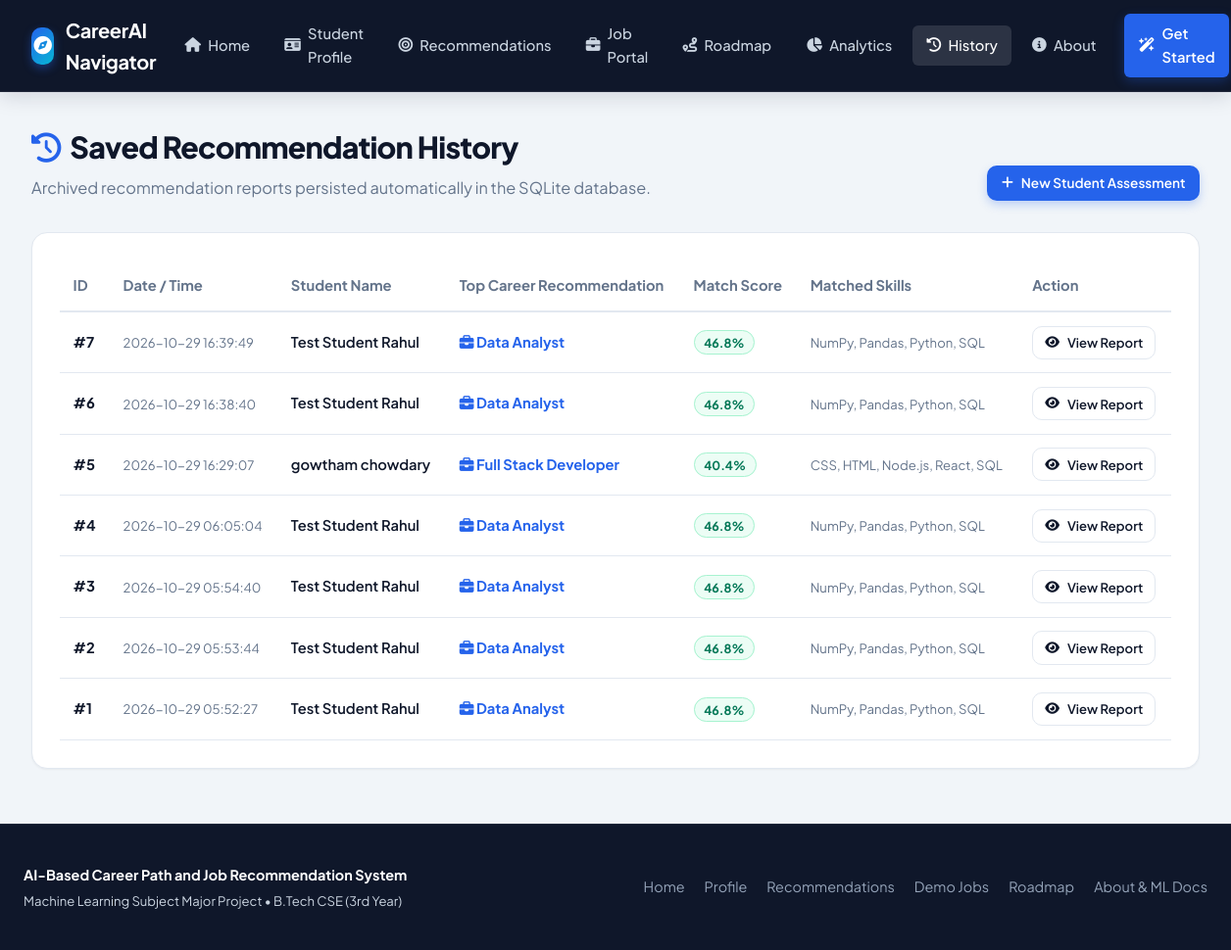
The app's page /history with its own data.
### tables this page shows
CREATE TABLE recommendation_history (
        id INTEGER PRIMARY KEY AUTOINCREMENT,
        student_id INTEGER,
        student_name TEXT,
        top_career TEXT NOT NULL,
        match_score REAL NOT NULL,
        matched_skills TEXT,
        missing_skills TEXT,
        all_recommendations_json TEXT,
        created_at TIMESTAMP DEFAULT CURRENT_TIMESTAMP,
        FOREIGN KEY (student_id) REFERENCES students (id)
    );

### app.py (the view)
@app.route("/history")
def history():
    records = get_recommendation_history()
    return render_template("history.html", history_records=records)

### ml_engine/database.py (called while the page is built)
def get_db_connection():
    os.makedirs(DB_DIR, exist_ok=True)
    conn = sqlite3.connect(DB_PATH)
    conn.row_factory = sqlite3.Row
    return conn

def get_recommendation_history(limit=25):
    conn = get_db_connection()
    cursor = conn.cursor()
    cursor.execute("""
        SELECT id, student_id, student_name, top_career, match_score, matched_skills, missing_skills, created_at
        FROM recommendation_history
        ORDER BY id DESC
        LIMIT ?
    """, (limit,))
    rows = cursor.fetchall()
    conn.close()
    return [dict(r) for r in rows]

### templates/history.html (shortened to what this page needs)
{% extends "base.html" %}
{% block content %}
<div class="page-header">
  <div>
    <h1 class="page-title">
      <i class="fa-solid fa-clock-rotate-left" style="color: var(--primary-blue);"></i> Saved Recommendation History
    </h1>
    <p class="page-subtitle">Archived recommendation reports persisted automatically in the SQLite database.</p>
  </div>
  <div>
    <a href="{{ url_for('profile') }}" class="btn btn-primary btn-sm">
      <i class="fa-solid fa-plus"></i> New Student Assessment
    </a>
  </div>
</div>
{% if history_records %}
  <div class="card">
    <div style="overflow-x: auto;">
      <table style="width: 100%; border-collapse: collapse; font-size: 0.92rem; text-align: left;">
        <thead>
          <tr style="border-bottom: 2px solid var(--border-color); color: var(--text-muted);">
            <th style="padding: 0.85rem;">ID</th>
            <th style="padding: 0.85rem;">Date / Time</th>
            <th style="padding: 0.85rem;">Student Name</th>
            <th style="padding: 0.85rem;">Top Career Recommendation</th>
            <th style="padding: 0.85rem;">Match Score</th>
            <th style="padding: 0.85rem;">Matched Skills</th>
            <th style="padding: 0.85rem;">Action</th>
          </tr>
        </thead>
        <tbody>
          {% for h in history_records %}
            <tr style="border-bottom: 1px solid var(--border-color);">
              <td style="padding: 0.85rem; font-weight: 700;">#{{ h.id }}</td>
              <td style="padding: 0.85rem; color: var(--text-muted); font-size: 0.82rem;">{{ h.created_at }}</td>
              <td style="padding: 0.85rem; font-weight: 600; color: var(--primary-navy);">{{ h.student_name }}</td>
              <td style="padding: 0.85rem; font-weight: 700; color: var(--primary-blue);">
                <i class="fa-solid fa-briefcase"></i> {{ h.top_career }}
              </td>
              <td style="padding: 0.85rem;">
                <span class="pill pill-matched" style="font-weight: 700;">{{ h.match_score }}%</span>
              </td>
              <td style="padding: 0.85rem; font-size: 0.82rem; color: var(--text-muted); max-width: 250px; overflow: hidden; text-overflow: ellipsis; white-space: nowrap;">
                {{ h.matched_skills }}
              </td>
              <td style="padding: 0.85rem;">
                <a href="{{ url_for('view_history_item', record_id=h.id) }}" class="btn btn-secondary btn-sm" style="padding: 0.35rem 0.75rem; font-size: 0.82rem;">
                  <i class="fa-solid fa-eye"></i> View Report
                </a>
              </td>
            </tr>
          {% endfor %}
        </tbody>
      </table>
    </div>
  </div>
{% endif %}
{% endblock %}

### templates/base.html (shortened to what this page needs)
<!DOCTYPE html>
<html lang="en">
<head>
  <link rel="stylesheet" href="https://cdnjs.cloudflare.com/ajax/libs/font-awesome/6.5.1/css/all.min.css">
  <link rel="stylesheet" href="{{ url_for('static', filename='css/style.css') }}">
</head>
<body>
  <header class="site-header">
    <div class="header-container">
      <a href="{{ url_for('index') }}" class="brand-logo">
        <div class="brand-icon">
          <i class="fa-solid fa-compass"></i>
        </div>
        <span>CareerAI Navigator</span>
      </a>
      <nav>
        <ul class="nav-menu" id="navMenu">
          <li>
            <a href="{{ url_for('index') }}" class="nav-link {% if request.endpoint == 'index' %}active{% endif %}">
              <i class="fa-solid fa-house"></i> Home
            </a>
          </li>
          <li>
            <a href="{{ url_for('profile') }}" class="nav-link {% if request.endpoint == 'profile' %}active{% endif %}">
              <i class="fa-solid fa-id-card"></i> Student Profile
            </a>
          </li>
          <li>
            <a href="{{ url_for('recommendations') }}" class="nav-link {% if request.endpoint == 'recommendations' %}active{% endif %}">
              <i class="fa-solid fa-bullseye"></i> Recommendations
            </a>
          </li>
          <li>
            <a href="{{ url_for('jobs') }}" class="nav-link {% if request.endpoint == 'jobs' %}active{% endif %}">
              <i class="fa-solid fa-briefcase"></i> Job Portal
            </a>
          </li>
          <li>
            <a href="{{ url_for('roadmap') }}" class="nav-link {% if request.endpoint == 'roadmap' %}active{% endif %}">
              <i class="fa-solid fa-route"></i> Roadmap
            </a>
          </li>
          <li>
            <a href="{{ url_for('analytics') }}" class="nav-link {% if request.endpoint == 'analytics' %}active{% endif %}">
              <i class="fa-solid fa-chart-pie"></i> Analytics
            </a>
          </li>
          <li>
            <a href="{{ url_for('history') }}" class="nav-link {% if request.endpoint == 'history' %}active{% endif %}">
              <i class="fa-solid fa-clock-rotate-left"></i> History
            </a>
          </li>
          <li>
            <a href="{{ url_for('about') }}" class="nav-link {% if request.endpoint == 'about' %}active{% endif %}">
              <i class="fa-solid fa-circle-info"></i> About
            </a>
          </li>
          <li>
            <a href="{{ url_for('profile') }}" class="nav-link nav-cta">
              <i class="fa-solid fa-wand-magic-sparkles"></i> Get Started
            </a>
          </li>
        </ul>
      </nav>
    </div>
  </header>
  <main class="main-wrapper">
    {% block content %}{% endblock %}
  </main>
  <footer class="site-footer">
    <div class="footer-container">
      <div class="footer-copy">
        <strong>AI-Based Career Path and Job Recommendation System</strong>
        <p style="font-size: 0.82rem; margin-top: 0.25rem;">Machine Learning Subject Major Project &bull; B.Tech CSE (3rd Year)</p>
      </div>
      <div class="footer-links">
        <a href="{{ url_for('index') }}">Home</a>
        <a href="{{ url_for('profile') }}">Profile</a>
        <a href="{{ url_for('recommendations') }}">Recommendations</a>
        <a href="{{ url_for('jobs') }}">Demo Jobs</a>
        <a href="{{ url_for('roadmap') }}">Roadmap</a>
        <a href="{{ url_for('about') }}">About & ML Docs</a>
      </div>
    </div>
  </footer>
</body>
</html>

### records on screen
recommendation_history: id "7", created_at "2026-10-29 16:39:49", student_name "Test Student Rahul", top_career "Data Analyst", match_score "46.8", matched_skills "NumPy, Pandas, Python, SQL"
recommendation_history: id "6", created_at "2026-10-29 16:38:40", student_name "Test Student Rahul", top_career "Data Analyst", match_score "46.8", matched_skills "NumPy, Pandas, Python, SQL"
recommendation_history: id "5", created_at "2026-10-29 16:29:07", student_name "gowtham chowdary", top_career "Full Stack Developer", match_score "40.4", matched_skills "CSS, HTML, Node.js, React, SQL"
recommendation_history: id "4", created_at "2026-10-29 06:05:04", student_name "Test Student Rahul", top_career "Data Analyst", match_score "46.8", matched_skills "NumPy, Pandas, Python, SQL"
recommendation_history: id "3", created_at "2026-10-29 05:54:40", student_name "Test Student Rahul", top_career "Data Analyst", match_score "46.8", matched_skills "NumPy, Pandas, Python, SQL"
recommendation_history: id "2", created_at "2026-10-29 05:53:44", student_name "Test Student Rahul", top_career "Data Analyst", match_score "46.8", matched_skills "NumPy, Pandas, Python, SQL"
recommendation_history: id "1", created_at "2026-10-29 05:52:27", student_name "Test Student Rahul", top_career "Data Analyst", match_score "46.8", matched_skills "NumPy, Pandas, Python, SQL"
